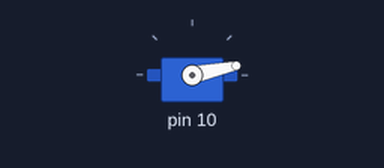
Recording of a sketch running on a simulated Arduino Uno, built with avr-gcc and run on an emulated ATmega328P. On the bench: servo.

Above: at 2.05 s.
At 3.25 s:
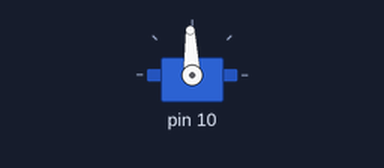
At 4.45 s:
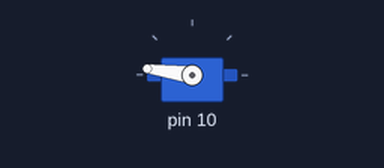
At 6.9 s:
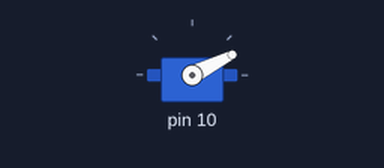
Timing chart, 0 to 8.7 s (numbered marks = the images above):
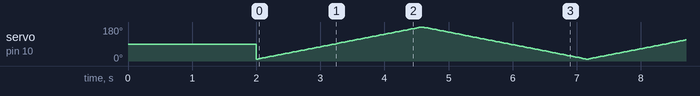

The sketch:

TesteMotor.ino
```cpp
#include <Servo.h>

Servo myservo;
int pos = 10;

void setup() {
  myservo.attach(8);
  myservo.attach(pos);
  delay(2000);
}

void loop() {
  for (pos = 10; pos <= 180; pos++)
  {
    myservo.write(pos);
    delay(15);
  }

  for (pos = 180; pos >= 10; pos--)
  {
    myservo.write(pos);
    delay(15);
  }
}
```
